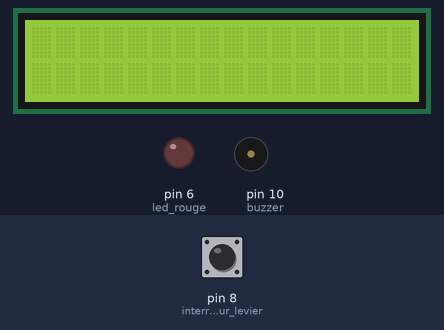
The sketch below on a simulated Arduino Uno, built with avr-gcc and run on an emulated ATmega328P. Parts: 16×2 character LCD, output pins drawn as LEDs (lit = HIGH), buzzer (waves = sounding, pin HIGH). Inputs (shaded band) come from the test bench; at power-on: pin 8 (interrupteur_levier) HIGH.

Above: at 1.2 s.
1.3 s: pin 8 (interrupteur_levier) pulled LOW for 0.15 s
At 2.6 s:
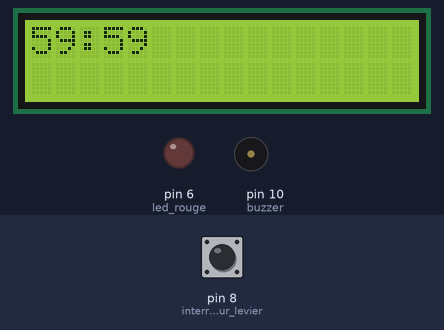
At 5.7 s:
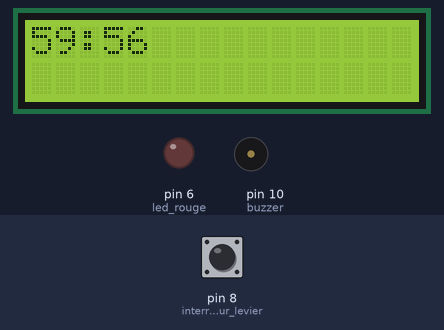
Timing chart, 0 to 7.2 s (numbered marks = the images above; inputs shaded):
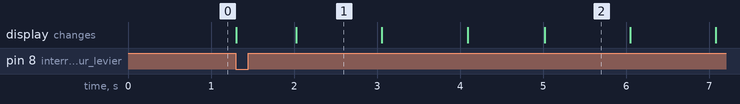

The sketch:

minuteur.ino
```cpp
#include <LiquidCrystal.h>
LiquidCrystal lcd(12, 11, 5, 4, 3, 2);

char message[16] = "";
long duree = 60 * 60;
bool buzzed = false;
long secondesRestantes = duree;
bool start = false;
long startedAt = 0;
int nbBascule = 0;
int derniereBascule = HIGH;

void(* resetFunc) (void) = 0;

void setup()
{
  pinMode(6, OUTPUT); //led rouge
  pinMode(10, OUTPUT); //buzzer
  pinMode(8, INPUT); //interrupteur levier
  digitalWrite(8, HIGH);

  lcd.begin(16, 2);
  lcd.display();
}

void loop()
{
  lcd.clear();

  if (derniereBascule != digitalRead(8))
  {
    nbBascule++;
    derniereBascule = digitalRead(8);

    if (nbBascule > 10 && millis() < 5000)
      resetFunc();
  }


  if (!start)
  {
    if (digitalRead(8) == LOW)
    {
      start = true;
      startedAt = millis() / 1000;
    }
    return;
  }

  secondesRestantes = duree - (millis() / 1000) + startedAt;

  if (secondesRestantes > 0)
  {
    long minutes = secondesRestantes / 60;
    long secondes = secondesRestantes - (minutes * 60);

    sprintf(message, "%02" PRId32 ":%02d",minutes,secondes);
  }
  else
  {
    if (!buzzed)
    {
      tone (10, 400, 1000);
      buzzed = true;
    }
    digitalWrite(6, LOW);
    sprintf(message, "Trop tard...");
  }

  lcd.print(message);
  delay(100);
}
```

Measured:
- after the input at 1.3 s, the display: first changes at once (image 1 shows a later state)
